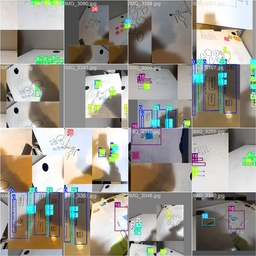
#> input picture scripts/runs/detect/train/train_batch0.jpg, 256 x 256 px, shrunk from 1920 x 1920 before the run
$ python detect_arrows_opencv.py runs/detect/train/train_batch0.jpg
#> lines starting #> are read from the running program, lines starting #| are printed output that depends on the picture; after the words box and inside, x2 and y2 are one past the last pixel; in counts of white or black regions, pixels touching at a corner belong together
import cv2
import numpy as np
import sys
import json

def detect_arrows_and_lines(image_path, min_length=30):
    """Detect arrows and lines using OpenCV"""
#> called with image_path = 'runs/detect/train/train_batch0.jpg', min_length = 30

    img = cv2.imread(image_path)
#> img is the input picture: shape (256, 256, 3); mean B, G, R 141.7, 150.4, 152.8
    if img is None:
        return []

    gray = cv2.cvtColor(img, cv2.COLOR_BGR2GRAY)
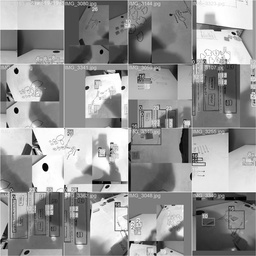
#> gray: shape (256, 256); min 0, max 255, mean 150.1
    h, w = gray.shape
#> h = 256; w = 256

    # Adaptive threshold for whiteboard (dark ink on light background)
    thresh = cv2.adaptiveThreshold(
        gray, 255, cv2.ADAPTIVE_THRESH_GAUSSIAN_C,
        cv2.THRESH_BINARY_INV, 11, 2
    )
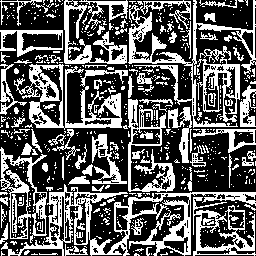
#> thresh: shape (256, 256); 37% white; 628 white regions (537 under 20 px), largest, box (x1, y1, x2, y2) and area: (1, 184, 256, 256) 4106, (128, 0, 256, 128) 2653, (14, 64, 122, 130) 2259

    # Detect lines using Hough transform
    lines = cv2.HoughLinesP(
        thresh,
        rho=1,
        theta=np.pi/180,
        threshold=50,
        minLineLength=min_length,
        maxLineGap=10
    )
#> lines = 324 rows, first 6: [27, 193, 255, 193], [1, 43, 66, 108], [129, 254, 129, 1], [0, 241, 216, 25], [62, 148, 209, 1], [78, 159, 150, 87]

    detections = []

    if lines is not None:
        for line in lines:
            x1, y1, x2, y2 = line[0]

            # Calculate line length
            length = np.sqrt((x2-x1)**2 + (y2-y1)**2)
            if length < min_length:
                continue

            # Check for arrowhead at endpoints
            has_arrow = detect_arrowhead(thresh, x1, y1, x2, y2)

            # Bounding box
            min_x, max_x = min(x1, x2), max(x1, x2)
            min_y, max_y = min(y1, y2), max(y1, y2)

            # Add padding for thin lines
            pad = 5
            min_x = max(0, min_x - pad)
            min_y = max(0, min_y - pad)
            max_x = min(w, max_x + pad)
            max_y = min(h, max_y + pad)

            class_name = "solid_arrow" if has_arrow else "line"

            detections.append({
                "class_name": class_name,
                "confidence": 0.8,  # Fixed confidence for OpenCV detections
                "x": float(min_x),
                "y": float(min_y),
                "width": float(max_x - min_x),
                "height": float(max_y - min_y),
                "endpoints": [[int(x1), int(y1)], [int(x2), int(y2)]]
            })
#> this loop made 324 passes
#> (x1, y1, x2, y2, length, has_arrow, min_x, max_x) on passes 1 to 3: (27, 193, 255, 193, 228, True, 22, 256), (1, 43, 66, 108, 91.92, True, 0, 71), (129, 254, 129, 1, 253, True, 124, 134)

    # Merge overlapping detections
    detections = merge_overlapping(detections)

    return detections


def detect_arrowhead(thresh, x1, y1, x2, y2, search_radius=20):
    """Check if there's an arrowhead at either endpoint"""
    h, w = thresh.shape

    for ex, ey in [(x1, y1), (x2, y2)]:
        # Extract region around endpoint
        rx1 = max(0, ex - search_radius)
        ry1 = max(0, ey - search_radius)
        rx2 = min(w, ex + search_radius)
        ry2 = min(h, ey + search_radius)

        region = thresh[ry1:ry2, rx1:rx2]
        if region.size == 0:
            continue

        # Find contours in region
        contours, _ = cv2.findContours(region, cv2.RETR_EXTERNAL, cv2.CHAIN_APPROX_SIMPLE)

        for cnt in contours:
            # Approximate contour
            epsilon = 0.04 * cv2.arcLength(cnt, True)
            approx = cv2.approxPolyDP(cnt, epsilon, True)

            # Arrowhead typically has 3-5 vertices (triangle-ish)
            if 3 <= len(approx) <= 7:
                area = cv2.contourArea(cnt)
                if 50 < area < 2000:  # Reasonable arrowhead size
                    return True

    return False


def merge_overlapping(detections, iou_thresh=0.5):
    """Merge overlapping line detections"""
#> called with iou_thresh = 0.5
    if not detections:
        return []

    # Sort by confidence
    detections = sorted(detections, key=lambda x: -x["confidence"])

    keep = []
    used = set()

    for i, det in enumerate(detections):
        if i in used:
            continue
        keep.append(det)

        for j, other in enumerate(detections[i+1:], i+1):
            if j in used:
                continue
            if compute_iou(det, other) > iou_thresh:
                used.add(j)

    return keep


def compute_iou(a, b):
    x1 = max(a["x"], b["x"])
    y1 = max(a["y"], b["y"])
    x2 = min(a["x"] + a["width"], b["x"] + b["width"])
    y2 = min(a["y"] + a["height"], b["y"] + b["height"])

    intersection = max(0, x2 - x1) * max(0, y2 - y1)
    area_a = a["width"] * a["height"]
    area_b = b["width"] * b["height"]
    union = area_a + area_b - intersection

    return intersection / union if union > 0 else 0


if __name__ == "__main__":
    if len(sys.argv) < 2:
        print("Usage: python detect_arrows_opencv.py <image_path>")
        sys.exit(1)

    image_path = sys.argv[1]
    detections = detect_arrows_and_lines(image_path)

    print(f"Found {len(detections)} arrows/lines:")
#| Found 238 arrows/lines:
    for det in detections:
        print(f"  {det['class_name']}: ({det['x']:.0f}, {det['y']:.0f}) {det['width']:.0f}x{det['height']:.0f}")
#> this loop made 238 passes
#|   solid_arrow: (22, 188) 234x10
#|   solid_arrow: (0, 38) 71x75
#|   solid_arrow: (124, 0) 10x256
#|   solid_arrow: (0, 20) 221x226
#|   solid_arrow: (57, 0) 157x153
#|   solid_arrow: (73, 82) 82x82
#|   solid_arrow: (6, 143) 116x113
#|   solid_arrow: (0, 0) 219x6
#> (further printed lines are left out)

    # Output JSON for pipeline integration
    print("\nJSON output:")
    print(json.dumps(detections, indent=2))

$ run again, on scripts/runs/detect/train/train_batch1080.jpg
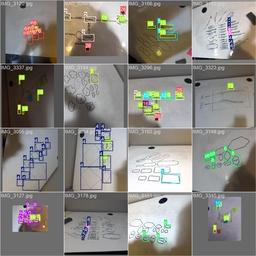
#> input picture scripts/runs/detect/train/train_batch1080.jpg, 256 x 256 px, shrunk from 1920 x 1920 before the run
#> in detect_arrows_and_lines, img is the input picture: shape (256, 256, 3); mean B, G, R 128.3, 133.6, 135.9
#> in detect_arrows_and_lines, `gray = cv2.cvtColor(img, cv2.COLOR_BGR2GRAY)`:
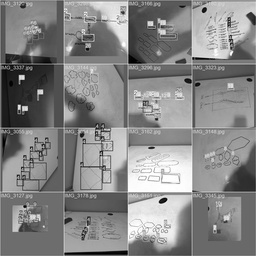
#> gray: shape (256, 256); min 0, max 255, mean 133.7
#> in detect_arrows_and_lines, `thresh = cv2.adaptiveThreshold( gray, 255, cv2.ADAPTIVE_THRESH_GAUSSIA..`:
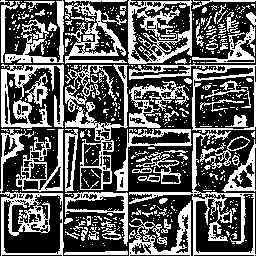
#> thresh: shape (256, 256); 37.2% white; 598 white regions (513 under 20 px), largest, box (x1, y1, x2, y2) and area: (129, 64, 256, 256) 2915, (0, 129, 64, 256) 1832, (128, 0, 192, 64) 1771
#> lines = 303 rows, first 6: [0, 193, 254, 193], [1, 253, 254, 253], [1, 254, 255, 254], [1, 255, 1, 157], [0, 1, 254, 1], [62, 255, 62, 0]
#> the loop in detect_arrows_and_lines, `for line in lines:` made 303 passes
#> (x1, y1, x2, y2, length, min_x, max_x, min_y) on passes 1 to 3: (0, 193, 254, 193, 254, 0, 256, 188), (1, 253, 254, 253, 253, 0, 256, 248), (1, 254, 255, 254, 254, 0, 256, 249)
#| Found 217 arrows/lines:
#> the loop `for det in detections:` made 217 passes
#|   solid_arrow: (0, 188) 256x10
#|   solid_arrow: (0, 248) 256x8
#|   solid_arrow: (0, 152) 6x104
#|   solid_arrow: (0, 0) 256x6
#|   solid_arrow: (57, 0) 10x256
#> (further printed lines are left out)

$ run again, on scripts/runs/detect/train/train_batch1081.jpg
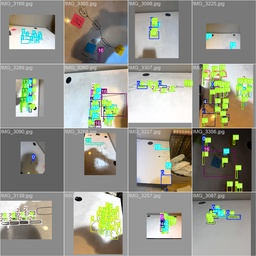
#> input picture scripts/runs/detect/train/train_batch1081.jpg, 256 x 256 px, shrunk from 1920 x 1920 before the run
#> in detect_arrows_and_lines, img is the input picture: shape (256, 256, 3); mean B, G, R 137.9, 149.7, 148.8
#> in detect_arrows_and_lines, `gray = cv2.cvtColor(img, cv2.COLOR_BGR2GRAY)`:
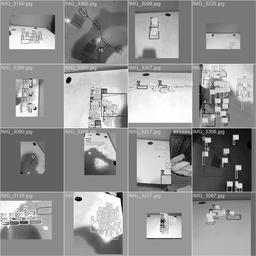
#> gray: shape (256, 256); min 0, max 255, mean 148.1
#> in detect_arrows_and_lines, `thresh = cv2.adaptiveThreshold( gray, 255, cv2.ADAPTIVE_THRESH_GAUSSIA..`:
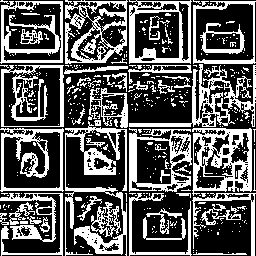
#> thresh: shape (256, 256); 36% white; 466 white regions (408 under 20 px), largest, box (x1, y1, x2, y2) and area: (65, 121, 127, 256) 2449, (192, 128, 252, 196) 2017, (129, 64, 256, 127) 1823
#> lines = 265 rows, first 6: [61, 254, 61, 1], [2, 200, 2, 0], [0, 62, 255, 62], [0, 129, 255, 129], [1, 60, 106, 60], [193, 254, 193, 0]
#> the loop in detect_arrows_and_lines, `for line in lines:` made 265 passes
#> (x1, y1, x2, y2, length, min_x, max_x, min_y) on passes 1 to 3: (61, 254, 61, 1, 253, 56, 66, 0), (2, 200, 2, 0, 200, 0, 7, 0), (0, 62, 255, 62, 255, 0, 256, 57)
#| Found 171 arrows/lines:
#> the loop `for det in detections:` made 171 passes
#|   solid_arrow: (56, 0) 10x256
#|   solid_arrow: (0, 0) 7x205
#|   solid_arrow: (0, 57) 256x10
#|   solid_arrow: (0, 124) 256x10
#|   solid_arrow: (0, 55) 111x10
#> (further printed lines are left out)
#> (printed output is left out)

$ run again, on scripts/runs/detect/train/train_batch1082.jpg
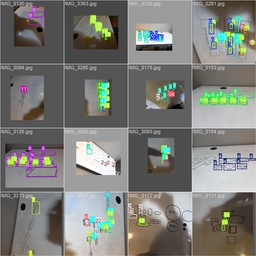
#> input picture scripts/runs/detect/train/train_batch1082.jpg, 256 x 256 px, shrunk from 1920 x 1920 before the run
#> in detect_arrows_and_lines, img is the input picture: shape (256, 256, 3); mean B, G, R 119.5, 124.7, 123.8
#> in detect_arrows_and_lines, `gray = cv2.cvtColor(img, cv2.COLOR_BGR2GRAY)`:
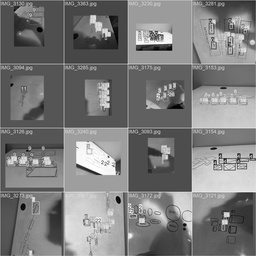
#> gray: shape (256, 256); min 0, max 255, mean 123.8
#> in detect_arrows_and_lines, `thresh = cv2.adaptiveThreshold( gray, 255, cv2.ADAPTIVE_THRESH_GAUSSIA..`:
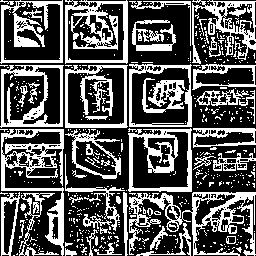
#> thresh: shape (256, 256); 35.3% white; 547 white regions (489 under 20 px), largest, box (x1, y1, x2, y2) and area: (129, 192, 256, 256) 2454, (1, 129, 64, 256) 2134, (65, 0, 128, 64) 1778
#> lines = 301 rows, first 6: [61, 254, 61, 1], [0, 1, 255, 1], [1, 255, 1, 0], [2, 254, 2, 0], [60, 245, 60, 2], [187, 191, 190, 90]
#> the loop in detect_arrows_and_lines, `for line in lines:` made 301 passes
#> (x1, y1, x2, y2, length, min_x, max_x, min_y) on passes 1 to 3: (61, 254, 61, 1, 253, 56, 66, 0), (0, 1, 255, 1, 255, 0, 256, 0), (1, 255, 1, 0, 255, 0, 6, 0)
#| Found 197 arrows/lines:
#> the loop `for det in detections:` made 197 passes
#|   solid_arrow: (56, 0) 10x256
#|   solid_arrow: (0, 0) 256x6
#|   solid_arrow: (0, 0) 6x256
#|   solid_arrow: (182, 85) 13x111
#|   solid_arrow: (171, 0) 79x113
#> (further printed lines are left out)
